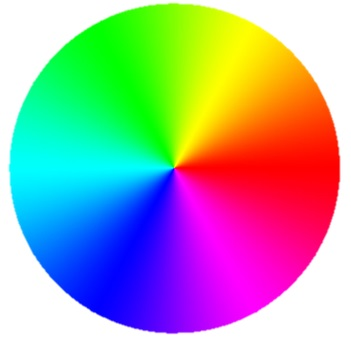
#> input picture Unit6/hsvColor.jpg, 351 x 338 px
$ python 2-2.py
#> lines starting #> are read from the running program, lines starting #| are printed output that depends on the picture
import sys
import numpy as np, cv2, math

src = cv2.imread('hsvColor.jpg') #영상 읽기
#> src is the input picture: shape (338, 351, 3); mean B, G, R 162.9, 162.3, 163.1

if src is None: #예외처리
    print('Image load failed!')
    sys.exit()

HSV_img = cv2.cvtColor(src, cv2.COLOR_BGR2HSV) #컬러 공간 변환 BGR->HSV
#> HSV_img: shape (338, 351, 3); mean H, S, V 71.1, 183.6, 254.3
H, S, V = cv2.split(HSV_img) #채널 분리
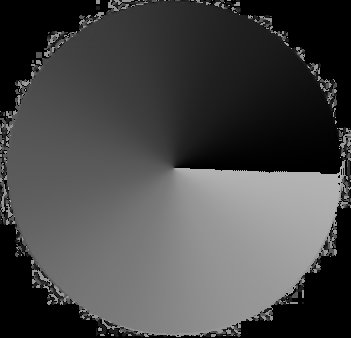
#> H: shape (338, 351); min 0, max 179, mean 71.1
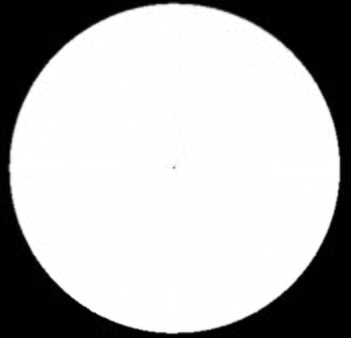
#> S: shape (338, 351); min 0, max 255, mean 183.6
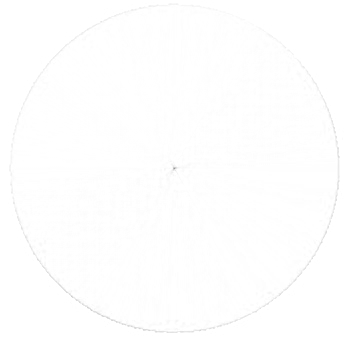
#> V: shape (338, 351); min 152, max 255, mean 254.3

cv2.imshow("original", src) #원본 이미지 윈도우에 띄우기
cv2.imshow("H", H) #H 채널 윈도우에 띄우기
cv2.imshow("S", S) #S 채널 윈도우에 띄우기
cv2.imshow("V", V) #V 채널 윈도우에 띄우기

cv2.waitKey(0)

cv2.destroyAllWindows()
